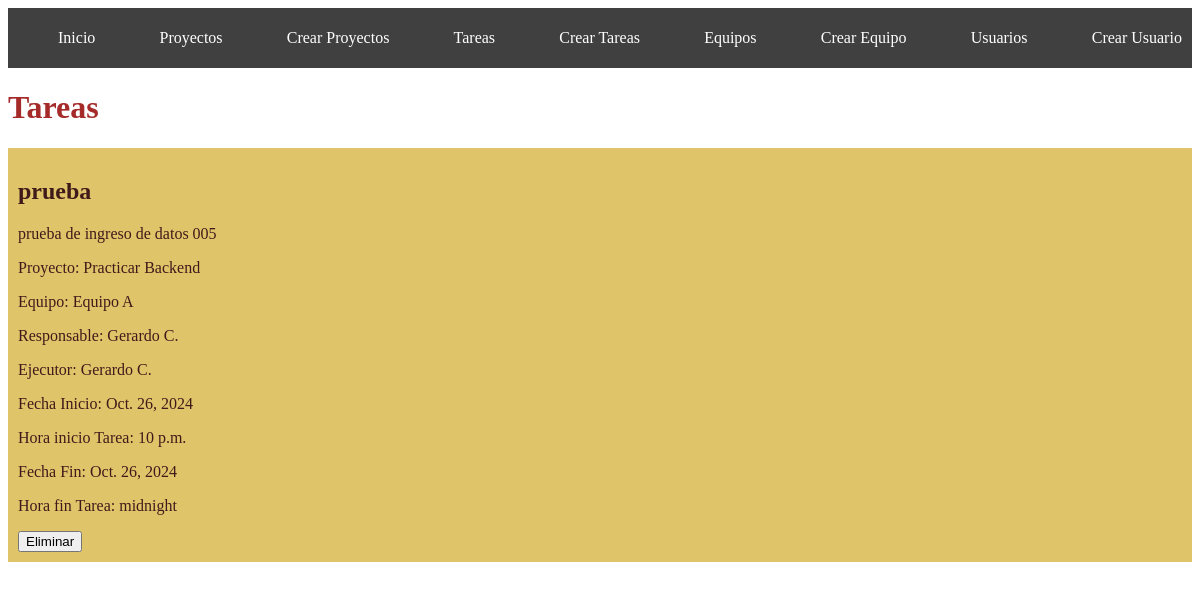
Page /tareas/ on the committed database.
### mprojects/models.py (models this page shows, shortened)
class Tareas(models.Model):
    tituloTarea = models.CharField(max_length=200)
    descripcion = models.TextField()
    fechaInicio = models.DateField()
    tiempoDuracionInicio = models.TimeField()
    fechaFin = models.DateField()
    tiempoDuracionFin = models.TimeField()
    equipoTrabajo = models.ForeignKey(Equipo,related_name='tareas', on_delete=models.CASCADE)
    responsable = models.ForeignKey(Usuarios, related_name='responsable', on_delete=models.CASCADE)
    ejecutor = models.ForeignKey(Usuarios, related_name='ejecutor', on_delete=models.CASCADE)
    proyecto = models.ForeignKey(Proyectos, on_delete=models.CASCADE)

class Proyectos(models.Model):
    nombreProyecto = models.CharField(max_length=200)

class Equipo(models.Model):
    nombreEquipo = models.CharField(max_length=100)

class Usuarios(models.Model):
    nombreUsuario = models.CharField(max_length=50)

### mprojects/views.py (the view)
# urls.py: path('tareas/', views.tareas, name='tareas'),
def tareas(request):
    tareas = Tareas.objects.all()
    return render(request, 'tareas.html', {
        'tareas': tareas
    })

### mprojects/templates/tareas.html (shortened to what this page needs)
{% extends 'layouts/base.html' %}
{% block content %}
<h1>Tareas</h1>
{% for tarea in tareas %}
<div class="card">
    <h2 class="title2">{{tarea.tituloTarea}}</h2>
    <p>{{tarea.descripcion}}</p>
    <p>Proyecto: {{tarea.proyecto.nombreProyecto}}</p>
    <p>Equipo: {{tarea.equipoTrabajo.nombreEquipo}}</p>
    <p>Responsable: {{tarea.responsable.nombreUsuario}}</p>
    <p>Ejecutor: {{tarea.ejecutor.nombreUsuario}}</p>
    <p>Fecha Inicio: {{tarea.fechaInicio}}</p>
    <p>Hora inicio Tarea: {{tarea.tiempoDuracionInicio}}</p>
    <p>Fecha Fin: {{tarea.fechaFin}}</p>
    <p>Hora fin Tarea: {{tarea.tiempoDuracionFin}}</p>
    <form method="post" action="{% url 'eliminar_tarea' tarea.id %}">
        <button type="submit" class="btn btn-danger">Eliminar</button>
    </form>
</div>
{% endfor %}
{% endblock %}

### mprojects/templates/layouts/base.html (shortened to what this page needs)
{% load static %}
<!DOCTYPE html>
<html lang="en">
<head>
    <link rel="stylesheet" href="{% static '/styles/estilos.css' %}">
</head>
<body>
    <nav class="navbar">
        <ul>
            <li>
                <a href="{% url 'index' %}">Inicio</a>
            </li>
            <li>
                <a href="{% url 'proyectos' %}">Proyectos</a>
            </li>
            <li>
                <a href="{% url 'crear_proyecto' %}">Crear Proyectos</a>
            </li>
            <li>
                <a href="{% url 'tareas' %}">Tareas</a>
            </li>
            <li>
                <a href="{% url 'crear_tarea' %}">Crear Tareas</a>
            </li>
            <li>
                <a href="{% url 'equipos' %}">Equipos</a>
            </li>
            <li>
                <a href="{% url 'crear_equipo' %}">Crear Equipo</a>
            </li>
            <li>
                <a href="{% url 'usuarios' %}">Usuarios</a>
            </li>
            <li>
                <a href="{% url 'crear_usuario' %}">Crear Usuario</a>
            </li>
        </ul>
    </nav>
    {% block content %}
    {% endblock %}
</body>
</html>

### mprojects/static/styles/estilos.css (style rules this page uses)
h1 { color: brown; }
h2 { color: rgb(63, 26, 26); }
.navbar { background: #404040; padding: 5px 10px; }
.navbar ul { display: flex; justify-content: space-between; }
.navbar ul li { list-style: none; }
.navbar ul li a { color: white; text-decoration: none; }
.title2 { color: rgb(63, 26, 26); }
.card { background: rgb(224, 196, 105); color: rgb(63, 26, 26); padding: 10px; margin-top: 2px; }

### rows in the picture
Tareas: tituloTarea "prueba", descripcion "prueba de ingreso de datos 005", proyecto.nombreProyecto "Practicar Backend", equipoTrabajo.nombreEquipo "Equipo A", responsable.nombreUsuario "Gerardo C.", ejecutor.nombreUsuario "Gerardo C.", fechaInicio "Oct. 26, 2024", tiempoDuracionInicio "10 p.m.", fechaFin "Oct. 26, 2024", tiempoDuracionFin "midnight"
